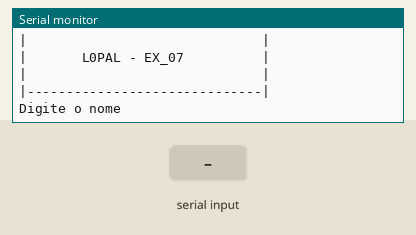
Simulated run of this sketch. Board: Arduino Uno, built with avr-gcc and run on an emulated ATmega328P. On the bench: the last lines printed to the serial monitor. The test bench sets the inputs (shaded band).

Above: at 1.2 s.
1.3 s: "90,45\n" received over Serial
At 2.5 s:
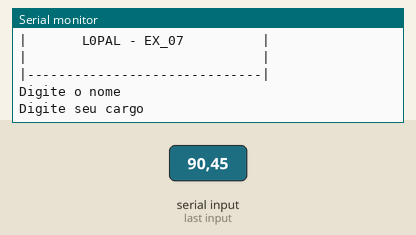
2.8 s: "30,150\n" received over Serial
At 3.7 s:
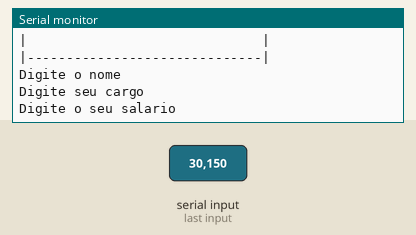
4.3 s: "5\n" received over Serial
At 5.3 s:
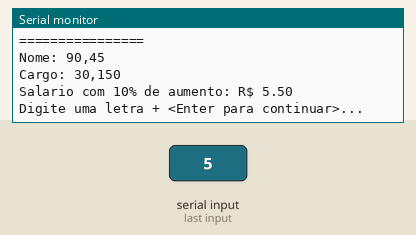

The sketch:

ograma_que_receba_o_nome_cargo_e_sal_rio_de_um_funcion_rio_1.ino
```cpp
//Faça um programa que receba o nome, cargo e salário de um funcionário. Calcule o
//salário acrescido de 10%. Ao final exiba o nome, o cargo e o novo salário desse
//funcionário.

//Variáveis
String nome = "";
String cargo = "";
float salario = 0;
float novosalario = 0;


void setup()
{
  Serial.begin(9600);
}

void loop()
{
  //cabeçalho
  Serial.println("|------------------------------|");
  Serial.println("|                              |");
  Serial.println("|       L0PAL - EX_07          |");
  Serial.println("|                              |");
  Serial.println("|------------------------------|");
  Serial.println();

  //Entrada do nome
  Serial.println("Digite o nome");
  while (!Serial.available()) {}
  delay(10);
  nome = Serial.readStringUntil('\n');

  //Entrada do cargo
  Serial.println("Digite seu cargo");
  while (!Serial.available()) {}
    delay(10);
    cargo = Serial.readStringUntil('\n');


  //Entrada Salario
  Serial.println("Digite o seu salario");
    while (!Serial.available()) {}
  delay(10);
  salario = Serial.readStringUntil('\n').toFloat();


  //Processamento Calculo do salario
  novosalario = salario * 1.10;


  //Saída
  Serial.println();
  Serial.println();

  Serial.println("Relatorio ");
  Serial.println();
  Serial.println("================");
  Serial.println();

  Serial.print("Nome: ");
  Serial.println(nome);
  Serial.print("Cargo: ");
  Serial.println(cargo);
  Serial.print("Salario com 10% de aumento: R$ ");
  Serial.println(novosalario, 2);
  Serial.println();

  Serial.println("Digite uma letra + <Enter para continuar>... ");
  while(! Serial.available());

  Serial.println();
  Serial.println();

  Serial.read();//limpa o cache do \n- o <enter>


    delay(1000);

}
```

Measured:
- after the input at 1.3 s, the serial monitor: prints a new line at once (image 1)
- after the input at 2.8 s, the serial monitor: prints a new line at once (image 2)
- after the input at 4.3 s, the serial monitor: prints a new line at once (image 3)
